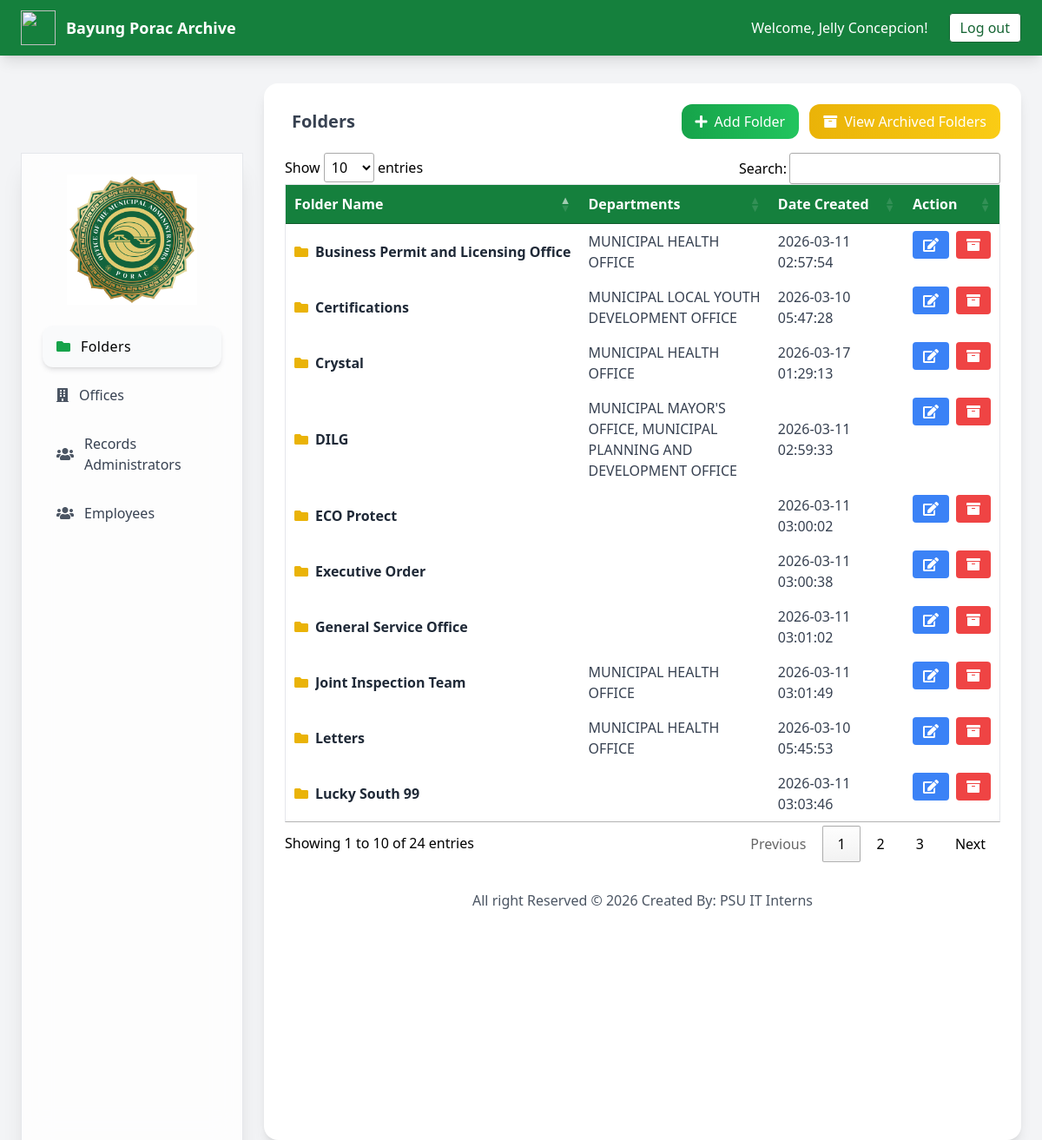
The page /system-administrator/folder_management.php (signed in) on the database its author committed.
### tables this page shows
CREATE TABLE `folders` (
  `folder_id` int(11) NOT NULL,
  `folder_name` varchar(150) NOT NULL,
  `folder_status` enum('Active','Archived') DEFAULT 'Active',
  `created_at` timestamp NOT NULL DEFAULT current_timestamp()
);

### system-administrator/folder_management.php (the view, shortened to what this page needs)
<!DOCTYPE html>
<html lang="en">
<?php
require_once("../include/connection.php");
$query = mysqli_query($conn,"
SELECT
f.folder_id,
f.folder_name,
f.created_at,
GROUP_CONCAT(d.department_name SEPARATOR ', ') as departments
FROM folders f
LEFT JOIN folder_departments fd ON f.folder_id = fd.folder_id
LEFT JOIN departments d ON fd.department_id = d.department_id
WHERE f.folder_status='Active'
GROUP BY f.folder_id
ORDER BY f.folder_name ASC
");
?>
<head>
<link href="https://cdn.datatables.net/1.10.25/css/jquery.dataTables.min.css" rel="stylesheet">
<link rel="stylesheet" href="https://cdnjs.cloudflare.com/ajax/libs/font-awesome/5.15.4/css/all.min.css" />
<script src="https://cdn.tailwindcss.com"></script>
</head>
<body class="bg-gray-100 font-sans">
<nav class="fixed top-0 w-full bg-green-700 shadow-lg z-50">
  <div class="flex flex-col sm:flex-row justify-between items-center
              h-auto sm:h-16 px-4 sm:px-6 py-2 sm:py-0 gap-2 sm:gap-0">
    <div class="flex items-center space-x-3">
      <img src="js/img/municipalLogo.png" class="w-8 h-8 sm:w-10 sm:h-10 object-contain">
      <h1 class="text-white font-semibold text-base sm:text-lg text-center sm:text-left">
        Bayung Porac Archive
      </h1>
    </div>
    <div class="flex flex-col sm:flex-row items-center
                gap-2 sm:space-x-4 text-white
                text-sm sm:text-base text-center sm:text-left">
      <span>
        Welcome, <?php echo ucwords(htmlentities($_SESSION['admin_name'])); ?>!
      </span>
      <a href="#" onclick="confirmLogout(this)"
         class="bg-white text-green-800 border border-green-800 px-3 py-1 rounded
                hover:bg-green-800 hover:text-white hover:border-white
                transition-colors duration-300">
        Log out
      </a>
    </div>
  </div>
</nav>
<div class="mt-24 px-4 sm:px-6 flex flex-col lg:flex-row gap-6">
 <aside id="sidebar"
       class="fixed top-20 left-0 z-50 w-64 bg-white/80 backdrop-blur-lg shadow-xl p-4 sm:p-6 border border-gray-200 flex flex-col items-center h-[calc(100vh-6rem)] transform -translate-x-full transition-transform duration-300 lg:translate-x-0 lg:relative lg:flex">
  <img src="img/adminLogo.png"
       class="square-logo mb-6 max-w-[120px] sm:max-w-[150px] transition-transform duration-300 hover:scale-105">
  <nav class="w-full space-y-2">
    <a href="folder_management.php"
       class="group flex items-center gap-3 w-full px-4 py-3 rounded-xl
              bg-gray-50 shadow-md hover:bg-gray-100 hover:shadow-xl hover:-translate-y-1
              transition-all duration-300">
      <i class="fas fa-folder text-green-600"></i>
      <span class="font-medium tracking-wide text-sm sm:text-base">Folders</span>
    </a>
    <a href="department_management.php"
       class="group flex items-center gap-3 w-full px-4 py-3 rounded-xl text-gray-700 hover:bg-gray-50 hover:-translate-y-1 hover:shadow-md transition-all duration-300">
      <i class="fas fa-building text-gray-600 group-hover:text-green-600 transition-colors"></i>
      <span class="font-medium text-sm sm:text-base">Offices</span>
    </a>
    <a href="view_admin.php"
       class="group flex items-center gap-3 w-full px-4 py-3 rounded-xl text-gray-700 hover:bg-gray-50 hover:-translate-y-1 hover:shadow-md transition-all duration-300">
      <i class="fas fa-users text-gray-600 group-hover:text-green-600 transition-colors"></i>
      <span class="font-medium text-sm sm:text-base">Records Administrators</span>
    </a>
    <a href="view_user.php"
       class="group flex items-center gap-3 w-full px-4 py-3 rounded-xl text-gray-700 hover:bg-gray-50 hover:-translate-y-1 hover:shadow-md transition-all duration-300">
      <i class="fas fa-users text-gray-600 group-hover:text-green-600 transition-colors"></i>
      <span class="font-medium text-sm sm:text-base">Employees</span>
    </a>
  </nav>
</aside>
  <div class="w-full lg:w-3/4 flex-1 lg:ml-0">
    <div class="bg-white rounded-2xl shadow-lg p-4 sm:p-6 h-full transition-all duration-300 hover:shadow-xl">
      <div class="flex flex-col sm:flex-row justify-between items-center gap-3 mb-4">
        <h2 class="text-lg sm:text-xl font-semibold text-gray-700 flex items-center gap-2 text-center sm:text-left">
          <i class=""></i> Folders
        </h2>
        <div class="flex flex-col sm:flex-row gap-2 sm:gap-3 w-full sm:w-auto">
          <button onclick="$('#modalAddFolder').removeClass('hidden');"
                  class="w-full sm:w-auto justify-center bg-gradient-to-r from-green-600 to-green-500 text-white px-4 py-2 rounded-xl hover:scale-105 hover:shadow-lg flex items-center gap-2 transition-all duration-300">
            <i class="fas fa-plus"></i> Add Folder
          </button>
          <button onclick="openArchivedFolders();"
                  class="w-full sm:w-auto justify-center bg-gradient-to-r from-yellow-500 to-yellow-400 text-white px-4 py-2 rounded-xl hover:scale-105 hover:shadow-lg transition-all duration-300 flex items-center gap-2">
            <i class="fas fa-archive"></i> View Archived Folders
          </button>
        </div>
      </div>
      <div class="w-full overflow-x-auto">
  <table id="dtable" class="min-w-full border border-gray-200 table-auto">
    <thead class="bg-green-700 text-white">
      <tr>
        <th class="px-4 py-2 text-left">Folder Name</th>
        <th class="px-4 py-2 text-left">Departments</th>
        <th class="px-4 py-2 text-left">Date Created</th>
        <th class="px-4 py-2 text-center">Action</th>
      </tr>
    </thead>
    <tbody class="text-gray-700">
      <?php while($row=mysqli_fetch_array($query)){ ?>
      <tr class="border-b hover:bg-gray-50">
        <td class="px-4 py-2">
          <a href="add_document.php?folder_id=<?php echo $row['folder_id']; ?>"
             class="flex items-center gap-2 text-gray-800 hover:text-green-700 truncate">
            <i class="fas fa-folder text-yellow-500"></i>
            <b class="truncate"><?php echo $row['folder_name']; ?></b>
          </a>
        </td>
        <td class="px-4 py-2 text-xs sm:text-sm md:text-base break-words max-w-[220px]">
          <?php echo $row['departments']; ?>
        </td>
        <td class="px-4 py-2"><?php echo $row['created_at']; ?></td>
        <td class="px-4 py-2 flex flex-col sm:flex-row items-center justify-center gap-2">
          <button onclick="$('#modalEditFolder<?php echo $row['folder_id']; ?>').removeClass('hidden');"
                  class="bg-blue-500 text-white px-3 py-1 rounded hover:bg-blue-600 w-full sm:w-auto">
            <i class="fas fa-edit"></i>
          </button>
          <a href="#" onclick="confirmArchive(<?php echo $row['folder_id']; ?>)"
             class="bg-red-500 text-white px-3 py-1 rounded hover:bg-red-600 w-full sm:w-auto text-center">
            <i class="fas fa-archive"></i>
          </a>
        </td>
      </tr>
      <?php } ?>
    </tbody>
  </table>
</div>
<footer class="mt-8 text-center text-gray-600">
  <p>All right Reserved &copy; <?php echo date('Y');?> Created By: PSU IT Interns</p>
</footer>
</body>
</html>

### system-administrator/folder_management.php (style rules this page uses)
.square-logo { width: 180px; object-fit: contain; }

### rows shown on the page
folders: folder_name "Business Permit and Licensing Office", departments "MUNICIPAL HEALTH OFFICE", created_at "2026-03-11 02:57:54"
folders: folder_name "Certifications", departments "MUNICIPAL LOCAL YOUTH DEVELOPMENT OFFICE", created_at "2026-03-10 05:47:28"
folders: folder_name "Crystal", departments "MUNICIPAL HEALTH OFFICE", created_at "2026-03-17 01:29:13"
folders: folder_name "DILG", departments "MUNICIPAL MAYOR'S OFFICE, MUNICIPAL PLANNING AND DEVELOPMENT OFFICE", created_at "2026-03-11 02:59:33"
folders: folder_name "ECO Protect", created_at "2026-03-11 03:00:02"
folders: folder_name "Executive Order", created_at "2026-03-11 03:00:38"
folders: folder_name "General Service Office", created_at "2026-03-11 03:01:02"
folders: folder_name "Joint Inspection Team", departments "MUNICIPAL HEALTH OFFICE", created_at "2026-03-11 03:01:49"
folders: folder_name "Letters", departments "MUNICIPAL HEALTH OFFICE", created_at "2026-03-10 05:45:53"
folders: folder_name "Lucky South 99", created_at "2026-03-11 03:03:46"

### other values the page prints
$_SESSION['admin_name'] "Jelly Concepcion"
